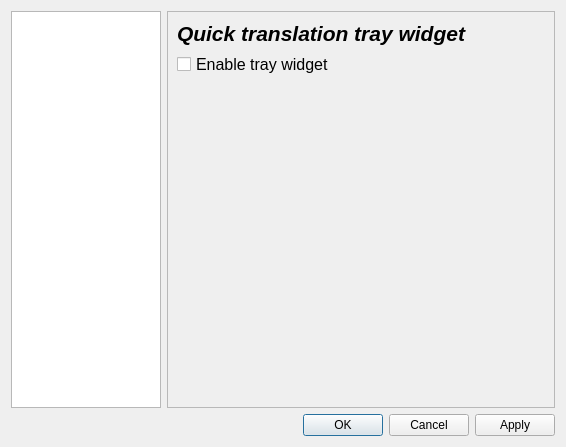
<?xml version="1.0" encoding="UTF-8"?>
<ui version="4.0">
 <class>SettingsDialog</class>
 <widget class="QDialog" name="SettingsDialog">
  <property name="geometry">
   <rect>
    <x>0</x>
    <y>0</y>
    <width>566</width>
    <height>447</height>
   </rect>
  </property>
  <property name="sizePolicy">
   <sizepolicy hsizetype="Fixed" vsizetype="Fixed">
    <horstretch>0</horstretch>
    <verstretch>0</verstretch>
   </sizepolicy>
  </property>
  <property name="windowTitle">
   <string>Dialog</string>
  </property>
  <layout class="QGridLayout" name="gridLayout">
   <item row="1" column="1">
    <widget class="QDialogButtonBox" name="buttonBox">
     <property name="standardButtons">
      <set>QDialogButtonBox::Apply|QDialogButtonBox::Cancel|QDialogButtonBox::Ok</set>
     </property>
    </widget>
   </item>
   <item row="0" column="0">
    <widget class="QListWidget" name="listWidget">
     <property name="sizePolicy">
      <sizepolicy hsizetype="Fixed" vsizetype="Expanding">
       <horstretch>0</horstretch>
       <verstretch>0</verstretch>
      </sizepolicy>
     </property>
     <property name="maximumSize">
      <size>
       <width>150</width>
       <height>16777215</height>
      </size>
     </property>
     <property name="isWrapping" stdset="0">
      <bool>false</bool>
     </property>
     <property name="wordWrap">
      <bool>true</bool>
     </property>
    </widget>
   </item>
   <item row="0" column="1">
    <widget class="QStackedWidget" name="stackedWidget">
     <property name="frameShape">
      <enum>QFrame::StyledPanel</enum>
     </property>
     <property name="frameShadow">
      <enum>QFrame::Plain</enum>
     </property>
     <property name="currentIndex">
      <number>1</number>
     </property>
     <widget class="QWidget" name="font">
      <layout class="QGridLayout" name="gridLayout_2">
       <item row="0" column="0">
        <layout class="QGridLayout" name="gridLayout_3">
         <item row="1" column="0">
          <spacer name="verticalSpacer_2">
           <property name="orientation">
            <enum>Qt::Vertical</enum>
           </property>
           <property name="sizeType">
            <enum>QSizePolicy::Fixed</enum>
           </property>
           <property name="sizeHint" stdset="0">
            <size>
             <width>20</width>
             <height>40</height>
            </size>
           </property>
          </spacer>
         </item>
         <item row="2" column="1">
          <widget class="QSpinBox" name="spinBox">
           <property name="minimum">
            <number>1</number>
           </property>
          </widget>
         </item>
         <item row="0" column="0">
          <widget class="QLabel" name="FontTitle">
           <property name="text">
            <string>&lt;html&gt;&lt;head/&gt;&lt;body&gt;&lt;p&gt;&lt;span style=&quot; font-size:16pt; font-weight:600; font-style:italic;&quot;&gt;Font&lt;/span&gt;&lt;/p&gt;&lt;/body&gt;&lt;/html&gt;</string>
           </property>
          </widget>
         </item>
         <item row="2" column="0">
          <widget class="QLabel" name="helpLabel">
           <property name="text">
            <string>&lt;html&gt;&lt;head/&gt;&lt;body&gt;&lt;p&gt;&lt;span style=&quot; font-size:12pt; color:#000000;&quot;&gt;Set preferred font size for the &lt;/span&gt;&lt;span style=&quot; font-size:12pt; color:#000000;&quot;&gt;translation&lt;/span&gt;&lt;span style=&quot; font-size:12pt; color:#000000;&quot;&gt; boxes&lt;/span&gt;&lt;/p&gt;&lt;/body&gt;&lt;/html&gt;</string>
           </property>
           <property name="wordWrap">
            <bool>true</bool>
           </property>
          </widget>
         </item>
        </layout>
       </item>
       <item row="2" column="0">
        <spacer name="verticalSpacer">
         <property name="orientation">
          <enum>Qt::Vertical</enum>
         </property>
         <property name="sizeHint" stdset="0">
          <size>
           <width>20</width>
           <height>40</height>
          </size>
         </property>
        </spacer>
       </item>
       <item row="1" column="0">
        <widget class="QTextEdit" name="textEdit">
         <property name="readOnly">
          <bool>true</bool>
         </property>
         <property name="html">
          <string>&lt;!DOCTYPE HTML PUBLIC &quot;-//W3C//DTD HTML 4.0//EN&quot; &quot;http://www.w3.org/TR/REC-html40/strict.dtd&quot;&gt;
&lt;html&gt;&lt;head&gt;&lt;meta name=&quot;qrichtext&quot; content=&quot;1&quot; /&gt;&lt;style type=&quot;text/css&quot;&gt;
p, li { white-space: pre-wrap; }
&lt;/style&gt;&lt;/head&gt;&lt;body style=&quot; font-family:'MS Shell Dlg 2'; font-size:8.25pt; font-weight:400; font-style:normal;&quot;&gt;
&lt;p style=&quot; margin-top:0px; margin-bottom:0px; margin-left:0px; margin-right:0px; -qt-block-indent:0; text-indent:0px;&quot;&gt;&lt;span style=&quot; font-family:'Ubuntu'; font-size:11pt; color:#000000;&quot;&gt;Hello world!&lt;/span&gt;&lt;/p&gt;&lt;/body&gt;&lt;/html&gt;</string>
         </property>
        </widget>
       </item>
      </layout>
     </widget>
     <widget class="QWidget" name="page_2">
      <layout class="QGridLayout" name="gridLayout_5">
       <item row="0" column="0">
        <layout class="QGridLayout" name="gridLayout_4">
         <item row="3" column="0">
          <spacer name="verticalSpacer_3">
           <property name="orientation">
            <enum>Qt::Vertical</enum>
           </property>
           <property name="sizeType">
            <enum>QSizePolicy::Expanding</enum>
           </property>
           <property name="sizeHint" stdset="0">
            <size>
             <width>20</width>
             <height>40</height>
            </size>
           </property>
          </spacer>
         </item>
         <item row="0" column="0">
          <widget class="QLabel" name="TrayLabel">
           <property name="sizePolicy">
            <sizepolicy hsizetype="Preferred" vsizetype="Preferred">
             <horstretch>0</horstretch>
             <verstretch>0</verstretch>
            </sizepolicy>
           </property>
           <property name="font">
            <font>
             <stylestrategy>PreferDefault</stylestrategy>
            </font>
           </property>
           <property name="text">
            <string>&lt;html&gt;&lt;head/&gt;&lt;body&gt;&lt;p&gt;&lt;span style=&quot; font-size:16pt; font-weight:600; font-style:italic;&quot;&gt;Quick translation tray widget&lt;/span&gt;&lt;/p&gt;&lt;/body&gt;&lt;/html&gt;</string>
           </property>
           <property name="alignment">
            <set>Qt::AlignLeading|Qt::AlignLeft|Qt::AlignVCenter</set>
           </property>
           <property name="wordWrap">
            <bool>true</bool>
           </property>
          </widget>
         </item>
         <item row="1" column="0">
          <widget class="QCheckBox" name="enableTrayWidget">
           <property name="font">
            <font>
             <pointsize>12</pointsize>
            </font>
           </property>
           <property name="text">
            <string>Enable tray widget</string>
           </property>
           <property name="tristate">
            <bool>false</bool>
           </property>
          </widget>
         </item>
        </layout>
       </item>
       <item row="0" column="1">
        <spacer name="horizontalSpacer">
         <property name="orientation">
          <enum>Qt::Horizontal</enum>
         </property>
         <property name="sizeType">
          <enum>QSizePolicy::Preferred</enum>
         </property>
         <property name="sizeHint" stdset="0">
          <size>
           <width>40</width>
           <height>20</height>
          </size>
         </property>
        </spacer>
       </item>
      </layout>
     </widget>
    </widget>
   </item>
  </layout>
 </widget>
 <resources/>
 <connections/>
</ui>
